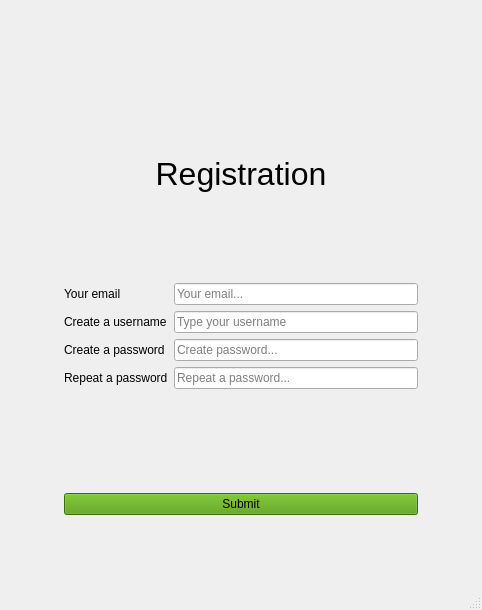
<?xml version="1.0" encoding="UTF-8"?>
<ui version="4.0">
 <class>MainWindow</class>
 <widget class="QMainWindow" name="MainWindow">
  <property name="geometry">
   <rect>
    <x>0</x>
    <y>0</y>
    <width>482</width>
    <height>610</height>
   </rect>
  </property>
  <property name="windowTitle">
   <string>MainWindow</string>
  </property>
  <widget class="QWidget" name="centralwidget">
   <layout class="QHBoxLayout" name="horizontalLayout">
    <item>
     <widget class="QStackedWidget" name="stackedWidget">
      <property name="currentIndex">
       <number>1</number>
      </property>
      <widget class="QWidget" name="loginPage">
       <layout class="QGridLayout" name="gridLayout_2" rowstretch="1,10,1" columnstretch="1,10,1">
        <item row="0" column="1">
         <spacer name="verticalSpacer">
          <property name="orientation">
           <enum>Qt::Vertical</enum>
          </property>
          <property name="sizeType">
           <enum>QSizePolicy::Minimum</enum>
          </property>
          <property name="sizeHint" stdset="0">
           <size>
            <width>20</width>
            <height>40</height>
           </size>
          </property>
         </spacer>
        </item>
        <item row="2" column="1">
         <spacer name="verticalSpacer_2">
          <property name="orientation">
           <enum>Qt::Vertical</enum>
          </property>
          <property name="sizeType">
           <enum>QSizePolicy::Minimum</enum>
          </property>
          <property name="sizeHint" stdset="0">
           <size>
            <width>20</width>
            <height>40</height>
           </size>
          </property>
         </spacer>
        </item>
        <item row="1" column="0">
         <spacer name="horizontalSpacer">
          <property name="orientation">
           <enum>Qt::Horizontal</enum>
          </property>
          <property name="sizeHint" stdset="0">
           <size>
            <width>40</width>
            <height>20</height>
           </size>
          </property>
         </spacer>
        </item>
        <item row="1" column="2">
         <spacer name="horizontalSpacer_2">
          <property name="orientation">
           <enum>Qt::Horizontal</enum>
          </property>
          <property name="sizeHint" stdset="0">
           <size>
            <width>40</width>
            <height>20</height>
           </size>
          </property>
         </spacer>
        </item>
        <item row="1" column="1">
         <widget class="QWidget" name="loginWidget" native="true">
          <layout class="QHBoxLayout" name="horizontalLayout_2">
           <item>
            <spacer name="horizontalSpacer_3">
             <property name="orientation">
              <enum>Qt::Horizontal</enum>
             </property>
             <property name="sizeHint" stdset="0">
              <size>
               <width>62</width>
               <height>20</height>
              </size>
             </property>
            </spacer>
           </item>
           <item>
            <layout class="QVBoxLayout" name="verticalLayout">
             <item alignment="Qt::AlignHCenter">
              <widget class="QLabel" name="titleLabel">
               <property name="font">
                <font>
                 <pointsize>24</pointsize>
                </font>
               </property>
               <property name="text">
                <string>Spend &amp; Note</string>
               </property>
               <property name="alignment">
                <set>Qt::AlignCenter</set>
               </property>
              </widget>
             </item>
             <item>
              <layout class="QFormLayout" name="formLayout">
               <property name="sizeConstraint">
                <enum>QLayout::SetMinimumSize</enum>
               </property>
               <item row="0" column="0">
                <widget class="QLabel" name="loginLabel">
                 <property name="text">
                  <string>Login</string>
                 </property>
                </widget>
               </item>
               <item row="0" column="1">
                <widget class="QLineEdit" name="loginLineEdit">
                 <property name="placeholderText">
                  <string>Login.....</string>
                 </property>
                </widget>
               </item>
               <item row="1" column="0">
                <widget class="QLabel" name="passwordLabel">
                 <property name="text">
                  <string>Password</string>
                 </property>
                 <property name="scaledContents">
                  <bool>false</bool>
                 </property>
                 <property name="alignment">
                  <set>Qt::AlignCenter</set>
                 </property>
                 <property name="margin">
                  <number>0</number>
                 </property>
                </widget>
               </item>
               <item row="1" column="1">
                <widget class="QLineEdit" name="passwordLineEdit">
                 <property name="text">
                  <string/>
                 </property>
                 <property name="echoMode">
                  <enum>QLineEdit::Password</enum>
                 </property>
                 <property name="placeholderText">
                  <string>Password.....</string>
                 </property>
                </widget>
               </item>
              </layout>
             </item>
             <item>
              <widget class="QPushButton" name="loginSubmitButton">
               <property name="styleSheet">
                <string notr="true">color: rgb(243, 243, 243);
background-color: rgb(78, 154, 6);</string>
               </property>
               <property name="text">
                <string>Submit</string>
               </property>
              </widget>
             </item>
             <item>
              <spacer name="verticalSpacer_3">
               <property name="orientation">
                <enum>Qt::Vertical</enum>
               </property>
               <property name="sizeType">
                <enum>QSizePolicy::Preferred</enum>
               </property>
               <property name="sizeHint" stdset="0">
                <size>
                 <width>20</width>
                 <height>40</height>
                </size>
               </property>
              </spacer>
             </item>
             <item>
              <widget class="QLabel" name="signupLabel">
               <property name="text">
                <string>Do not have an account yet?</string>
               </property>
               <property name="alignment">
                <set>Qt::AlignBottom|Qt::AlignHCenter</set>
               </property>
              </widget>
             </item>
             <item>
              <widget class="QPushButton" name="signupButton">
               <property name="styleSheet">
                <string notr="true">background-color: rgb(78, 154, 6);
color: rgb(243, 243, 243);</string>
               </property>
               <property name="text">
                <string>Sign Up</string>
               </property>
              </widget>
             </item>
             <item>
              <spacer name="verticalSpacer_4">
               <property name="orientation">
                <enum>Qt::Vertical</enum>
               </property>
               <property name="sizeType">
                <enum>QSizePolicy::Minimum</enum>
               </property>
               <property name="sizeHint" stdset="0">
                <size>
                 <width>20</width>
                 <height>40</height>
                </size>
               </property>
              </spacer>
             </item>
            </layout>
           </item>
           <item>
            <spacer name="horizontalSpacer_4">
             <property name="orientation">
              <enum>Qt::Horizontal</enum>
             </property>
             <property name="sizeHint" stdset="0">
              <size>
               <width>62</width>
               <height>20</height>
              </size>
             </property>
            </spacer>
           </item>
          </layout>
         </widget>
        </item>
       </layout>
      </widget>
      <widget class="QWidget" name="signupPage">
       <layout class="QGridLayout" name="gridLayout" rowstretch="1,10,1" columnstretch="1,10,1">
        <item row="0" column="1">
         <spacer name="verticalSpacer_5">
          <property name="orientation">
           <enum>Qt::Vertical</enum>
          </property>
          <property name="sizeHint" stdset="0">
           <size>
            <width>20</width>
            <height>40</height>
           </size>
          </property>
         </spacer>
        </item>
        <item row="1" column="0">
         <spacer name="horizontalSpacer_5">
          <property name="orientation">
           <enum>Qt::Horizontal</enum>
          </property>
          <property name="sizeHint" stdset="0">
           <size>
            <width>33</width>
            <height>20</height>
           </size>
          </property>
         </spacer>
        </item>
        <item row="1" column="1">
         <widget class="QWidget" name="signupWidget" native="true">
          <layout class="QVBoxLayout" name="verticalLayout_2">
           <item>
            <widget class="QLabel" name="signupTitleLabel">
             <property name="text">
              <string>&lt;html&gt;&lt;head/&gt;&lt;body&gt;&lt;p&gt;&lt;span style=&quot; font-size:24pt;&quot;&gt;Registration&lt;/span&gt;&lt;/p&gt;&lt;/body&gt;&lt;/html&gt;</string>
             </property>
             <property name="alignment">
              <set>Qt::AlignCenter</set>
             </property>
            </widget>
           </item>
           <item>
            <layout class="QFormLayout" name="formLayout_2">
             <item row="0" column="0">
              <widget class="QLabel" name="emailLabel">
               <property name="text">
                <string>Your email</string>
               </property>
              </widget>
             </item>
             <item row="0" column="1">
              <widget class="QLineEdit" name="emailLineEdit">
               <property name="placeholderText">
                <string>Your email...</string>
               </property>
              </widget>
             </item>
             <item row="1" column="0">
              <widget class="QLabel" name="usernameLabel">
               <property name="text">
                <string>Create a username</string>
               </property>
              </widget>
             </item>
             <item row="1" column="1">
              <widget class="QLineEdit" name="usernameLineEdit">
               <property name="placeholderText">
                <string>Type your username</string>
               </property>
              </widget>
             </item>
             <item row="2" column="0">
              <widget class="QLabel" name="passwordCreateLabel">
               <property name="text">
                <string>Create a password</string>
               </property>
              </widget>
             </item>
             <item row="2" column="1">
              <widget class="QLineEdit" name="passwordCreateLineEdit">
               <property name="echoMode">
                <enum>QLineEdit::Password</enum>
               </property>
               <property name="placeholderText">
                <string>Create password...</string>
               </property>
              </widget>
             </item>
             <item row="3" column="0">
              <widget class="QLabel" name="passwordRepeatLabel">
               <property name="text">
                <string>Repeat a password</string>
               </property>
              </widget>
             </item>
             <item row="3" column="1">
              <widget class="QLineEdit" name="passwordRepeatLineEdit">
               <property name="echoMode">
                <enum>QLineEdit::Password</enum>
               </property>
               <property name="placeholderText">
                <string>Repeat a password...</string>
               </property>
              </widget>
             </item>
            </layout>
           </item>
           <item>
            <widget class="QPushButton" name="signupSubmitButton">
             <property name="styleSheet">
              <string notr="true">background-color: rgb(78, 154, 6);</string>
             </property>
             <property name="text">
              <string>Submit</string>
             </property>
            </widget>
           </item>
          </layout>
         </widget>
        </item>
        <item row="1" column="2">
         <spacer name="horizontalSpacer_6">
          <property name="orientation">
           <enum>Qt::Horizontal</enum>
          </property>
          <property name="sizeHint" stdset="0">
           <size>
            <width>33</width>
            <height>20</height>
           </size>
          </property>
         </spacer>
        </item>
        <item row="2" column="1">
         <spacer name="verticalSpacer_6">
          <property name="orientation">
           <enum>Qt::Vertical</enum>
          </property>
          <property name="sizeHint" stdset="0">
           <size>
            <width>20</width>
            <height>40</height>
           </size>
          </property>
         </spacer>
        </item>
       </layout>
      </widget>
     </widget>
    </item>
   </layout>
  </widget>
  <widget class="QMenuBar" name="menubar">
   <property name="geometry">
    <rect>
     <x>0</x>
     <y>0</y>
     <width>482</width>
     <height>22</height>
    </rect>
   </property>
  </widget>
  <widget class="QStatusBar" name="statusbar"/>
 </widget>
 <resources/>
 <connections/>
</ui>
